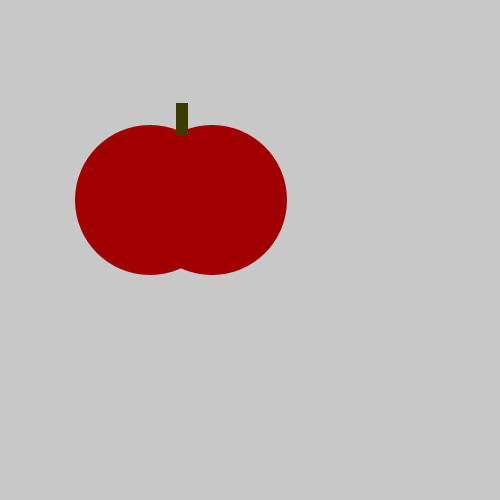
Frame 1 (no input)
Frame 60 (the mouse pressed at the canvas centre just before this capture): identical to frame 1, image omitted
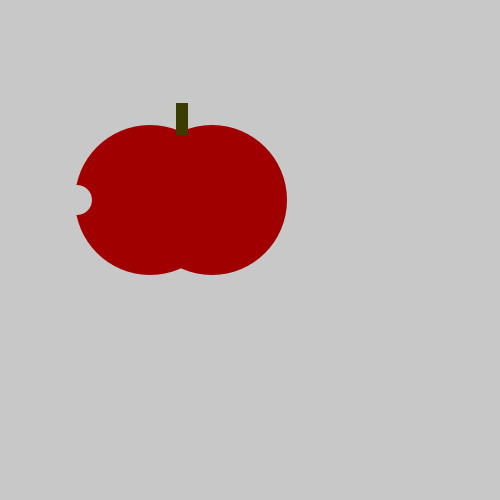
Frame 120 (the mouse held since frame 60 and released just before this capture)

The Processing sketch that drew these frames (run headless with seeded random() and noise(); from frame 60 on, the mouse is pressed at the canvas centre):

// Processing sketch: tasty_tomato
// ── tasty_tomato.pde
void setup() {
    size(500, 500);
}
void draw() {
    background(200, 200, 200);
    noStroke();
    fill(160,0,0);
    ellipse(150, 200, 150, 150);
    ellipse(212, 200, 150, 150);
    fill(60,60,0);
    rect(176, 103, 12, 32);
    fill(200,200,200);
    if(mousePressed){
    ellipse(77,200,30,30);
    }
}
